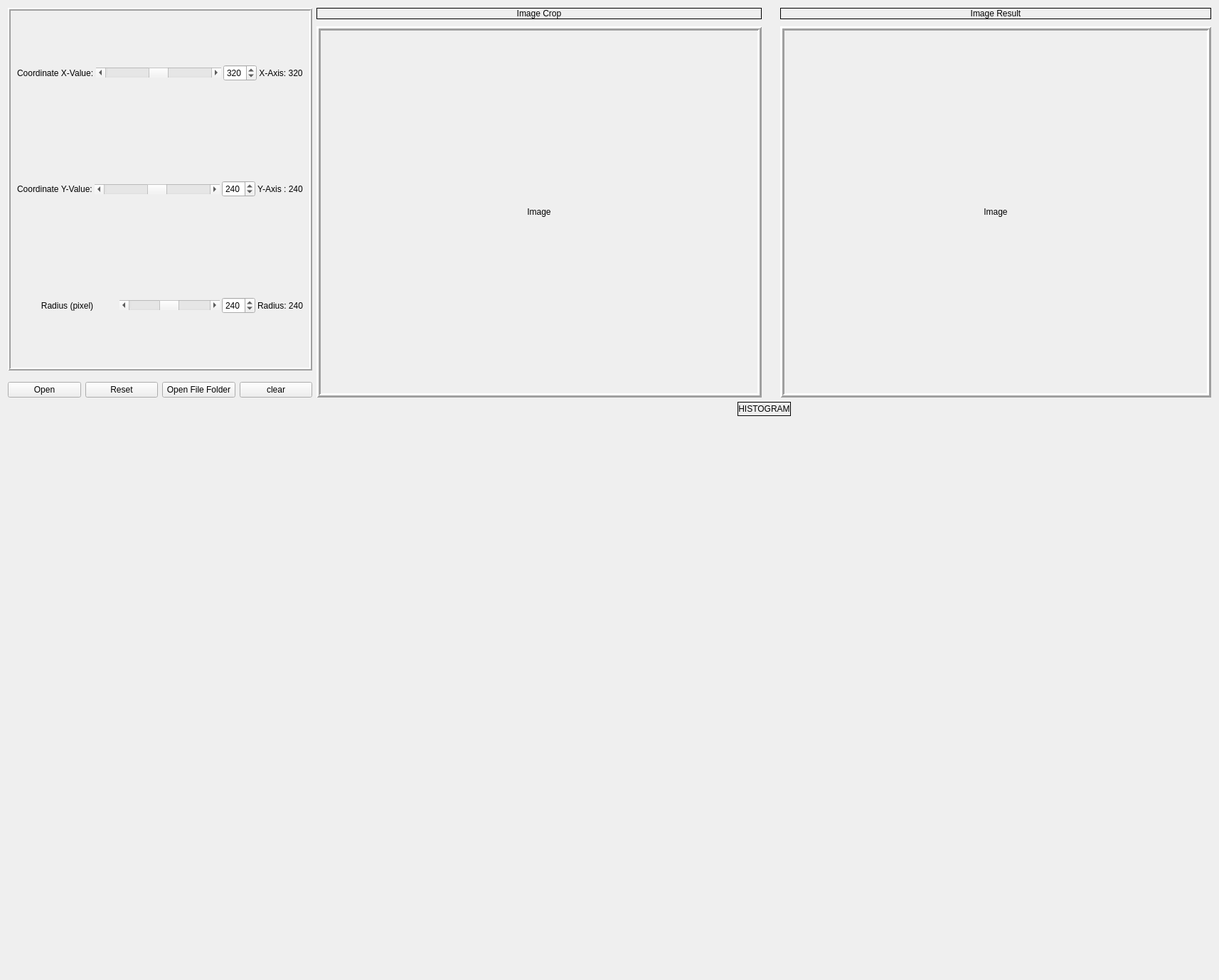
      <widget class="QWidget" name="tab_3">
       <attribute name="title">
        <string>Vision Analysis</string>
       </attribute>
       <layout class="QGridLayout" name="gridLayout_12">
        <item row="0" column="0">
         <layout class="QVBoxLayout" name="verticalLayout_3">
          <item>
           <widget class="QFrame" name="frame_2">
            <property name="frameShape">
             <enum>QFrame::Box</enum>
            </property>
            <property name="frameShadow">
             <enum>QFrame::Raised</enum>
            </property>
            <property name="lineWidth">
             <number>2</number>
            </property>
            <layout class="QGridLayout" name="gridLayout_2">
             <item row="0" column="0">
              <layout class="QHBoxLayout" name="horizontalLayout" stretch="0,1,0,0">
               <property name="spacing">
                <number>3</number>
               </property>
               <item>
                <widget class="QLabel" name="label_27">
                 <property name="text">
                  <string>Coordinate X-Value:</string>
                 </property>
                </widget>
               </item>
               <item>
                <widget class="QScrollBar" name="xValue">
                 <property name="minimum">
                  <number>1</number>
                 </property>
                 <property name="maximum">
                  <number>640</number>
                 </property>
                 <property name="sliderPosition">
                  <number>320</number>
                 </property>
                 <property name="orientation">
                  <enum>Qt::Horizontal</enum>
                 </property>
                </widget>
               </item>
               <item>
                <widget class="QSpinBox" name="x_spin">
                 <property name="minimum">
                  <number>1</number>
                 </property>
                 <property name="maximum">
                  <number>640</number>
                 </property>
                 <property name="stepType">
                  <enum>QAbstractSpinBox::DefaultStepType</enum>
                 </property>
                 <property name="value">
                  <number>320</number>
                 </property>
                </widget>
               </item>
               <item>
                <widget class="QLabel" name="value_x">
                 <property name="text">
                  <string>X-Axis: 320</string>
                 </property>
                 <property name="alignment">
                  <set>Qt::AlignCenter</set>
                 </property>
                </widget>
               </item>
              </layout>
             </item>
             <item row="1" column="0">
              <layout class="QHBoxLayout" name="horizontalLayout_2" stretch="0,1,0,0">
               <property name="spacing">
                <number>3</number>
               </property>
               <item>
                <widget class="QLabel" name="label_30">
                 <property name="text">
                  <string>Coordinate Y-Value:</string>
                 </property>
                </widget>
               </item>
               <item>
                <widget class="QScrollBar" name="yValue">
                 <property name="minimum">
                  <number>1</number>
                 </property>
                 <property name="maximum">
                  <number>480</number>
                 </property>
                 <property name="sliderPosition">
                  <number>240</number>
                 </property>
                 <property name="orientation">
                  <enum>Qt::Horizontal</enum>
                 </property>
                </widget>
               </item>
               <item>
                <widget class="QSpinBox" name="y_spin">
                 <property name="minimum">
                  <number>1</number>
                 </property>
                 <property name="maximum">
                  <number>480</number>
                 </property>
                 <property name="value">
                  <number>240</number>
                 </property>
                </widget>
               </item>
               <item>
                <widget class="QLabel" name="value_y">
                 <property name="text">
                  <string>Y-Axis : 240</string>
                 </property>
                 <property name="alignment">
                  <set>Qt::AlignCenter</set>
                 </property>
                </widget>
               </item>
              </layout>
             </item>
             <item row="2" column="0">
              <layout class="QHBoxLayout" name="horizontalLayout_3" stretch="1,1,0,0">
               <property name="spacing">
                <number>3</number>
               </property>
               <item>
                <widget class="QLabel" name="label_31">
                 <property name="text">
                  <string>Radius (pixel)</string>
                 </property>
                 <property name="textFormat">
                  <enum>Qt::PlainText</enum>
                 </property>
                 <property name="alignment">
                  <set>Qt::AlignCenter</set>
                 </property>
                </widget>
               </item>
               <item>
                <widget class="QScrollBar" name="radValue">
                 <property name="minimum">
                  <number>1</number>
                 </property>
                 <property name="maximum">
                  <number>480</number>
                 </property>
                 <property name="sliderPosition">
                  <number>240</number>
                 </property>
                 <property name="orientation">
                  <enum>Qt::Horizontal</enum>
                 </property>
                </widget>
               </item>
               <item>
                <widget class="QSpinBox" name="rad_spin">
                 <property name="buttonSymbols">
                  <enum>QAbstractSpinBox::UpDownArrows</enum>
                 </property>
                 <property name="accelerated">
                  <bool>false</bool>
                 </property>
                 <property name="showGroupSeparator" stdset="0">
                  <bool>false</bool>
                 </property>
                 <property name="minimum">
                  <number>1</number>
                 </property>
                 <property name="maximum">
                  <number>480</number>
                 </property>
                 <property name="value">
                  <number>240</number>
                 </property>
                </widget>
               </item>
               <item>
                <widget class="QLabel" name="value_rad">
                 <property name="text">
                  <string>Radius: 240</string>
                 </property>
                 <property name="alignment">
                  <set>Qt::AlignCenter</set>
                 </property>
                </widget>
               </item>
              </layout>
             </item>
            </layout>
           </widget>
          </item>
          <item>
           <spacer name="horizontalSpacer">
            <property name="orientation">
             <enum>Qt::Horizontal</enum>
            </property>
            <property name="sizeType">
             <enum>QSizePolicy::MinimumExpanding</enum>
            </property>
            <property name="sizeHint" stdset="0">
             <size>
              <width>428</width>
              <height>10</height>
             </size>
            </property>
           </spacer>
          </item>
          <item>
           <layout class="QHBoxLayout" name="horizontalLayout_4">
            <item>
             <widget class="QPushButton" name="openImage">
              <property name="text">
               <string>Open</string>
              </property>
             </widget>
            </item>
            <item>
             <widget class="QPushButton" name="openImage_3">
              <property name="text">
               <string>Reset</string>
              </property>
             </widget>
            </item>
            <item>
             <widget class="QPushButton" name="Folder">
              <property name="text">
               <string>Open File Folder</string>
              </property>
             </widget>
            </item>
            <item>
             <widget class="QPushButton" name="clearCropped_2">
              <property name="text">
               <string>clear</string>
              </property>
             </widget>
            </item>
           </layout>
          </item>
         </layout>
        </item>
        <item row="0" column="1">
         <layout class="QHBoxLayout" name="horizontalLayout_11">
          <item>
           <layout class="QVBoxLayout" name="verticalLayout">
            <item>
             <widget class="QLabel" name="label_20">
              <property name="frameShape">
               <enum>QFrame::Box</enum>
              </property>
              <property name="text">
               <string>Image Crop</string>
              </property>
              <property name="alignment">
               <set>Qt::AlignCenter</set>
              </property>
             </widget>
            </item>
            <item>
             <spacer name="horizontalSpacer_7">
              <property name="orientation">
               <enum>Qt::Horizontal</enum>
              </property>
              <property name="sizeHint" stdset="0">
               <size>
                <width>40</width>
                <height>4</height>
               </size>
              </property>
             </spacer>
            </item>
            <item>
             <widget class="QLabel" name="cropResult">
              <property name="sizePolicy">
               <sizepolicy hsizetype="Expanding" vsizetype="Expanding">
                <horstretch>0</horstretch>
                <verstretch>0</verstretch>
               </sizepolicy>
              </property>
              <property name="autoFillBackground">
               <bool>true</bool>
              </property>
              <property name="frameShape">
               <enum>QFrame::Box</enum>
              </property>
              <property name="frameShadow">
               <enum>QFrame::Raised</enum>
              </property>
              <property name="lineWidth">
               <number>3</number>
              </property>
              <property name="text">
               <string>Image</string>
              </property>
              <property name="alignment">
               <set>Qt::AlignCenter</set>
              </property>
             </widget>
            </item>
           </layout>
          </item>
          <item>
           <layout class="QHBoxLayout" name="horizontalLayout_10">
            <item>
             <spacer name="verticalSpacer_6">
              <property name="orientation">
               <enum>Qt::Vertical</enum>
              </property>
              <property name="sizeHint" stdset="0">
               <size>
                <width>20</width>
                <height>548</height>
               </size>
              </property>
             </spacer>
            </item>
            <item>
             <layout class="QVBoxLayout" name="verticalLayout_2">
              <item>
               <widget class="QLabel" name="label_21">
                <property name="frameShape">
                 <enum>QFrame::Box</enum>
                </property>
                <property name="text">
                 <string>Image Result</string>
                </property>
                <property name="alignment">
                 <set>Qt::AlignCenter</set>
                </property>
               </widget>
              </item>
              <item>
               <spacer name="horizontalSpacer_8">
                <property name="orientation">
                 <enum>Qt::Horizontal</enum>
                </property>
                <property name="sizeHint" stdset="0">
                 <size>
                  <width>40</width>
                  <height>4</height>
                 </size>
                </property>
               </spacer>
              </item>
              <item>
               <widget class="QLabel" name="cropShow_2">
                <property name="sizePolicy">
                 <sizepolicy hsizetype="Expanding" vsizetype="Expanding">
                  <horstretch>0</horstretch>
                  <verstretch>0</verstretch>
                 </sizepolicy>
                </property>
                <property name="autoFillBackground">
                 <bool>true</bool>
                </property>
                <property name="frameShape">
                 <enum>QFrame::Box</enum>
                </property>
                <property name="frameShadow">
                 <enum>QFrame::Raised</enum>
                </property>
                <property name="lineWidth">
                 <number>3</number>
                </property>
                <property name="text">
                 <string>Image</string>
                </property>
                <property name="alignment">
                 <set>Qt::AlignCenter</set>
                </property>
               </widget>
              </item>
             </layout>
            </item>
           </layout>
          </item>
         </layout>
        </item>
        <item row="1" column="1">
         <layout class="QVBoxLayout" name="verticalLayout_6">
          <item>
           <layout class="QVBoxLayout" name="verticalLayout_5">
            <item>
             <layout class="QHBoxLayout" name="horizontalLayout_9">
              <item>
               <spacer name="horizontalSpacer_4">
                <property name="orientation">
                 <enum>Qt::Horizontal</enum>
                </property>
                <property name="sizeHint" stdset="0">
                 <size>
                  <width>578</width>
                  <height>20</height>
                 </size>
                </property>
               </spacer>
              </item>
              <item>
               <widget class="QLabel" name="label_37">
                <property name="frameShape">
                 <enum>QFrame::Box</enum>
                </property>
                <property name="text">
                 <string>HISTOGRAM</string>
                </property>
                <property name="alignment">
                 <set>Qt::AlignCenter</set>
                </property>
               </widget>
              </item>
              <item>
               <spacer name="horizontalSpacer_3">
                <property name="orientation">
                 <enum>Qt::Horizontal</enum>
                </property>
                <property name="sizeHint" stdset="0">
                 <size>
                  <width>578</width>
                  <height>20</height>
                 </size>
                </property>
               </spacer>
              </item>
             </layout>
            </item>
            <item>
             <layout class="QVBoxLayout" name="verticalLayout_4">
              <item>
               <spacer name="horizontalSpacer_2">
                <property name="orientation">
                 <enum>Qt::Horizontal</enum>
                </property>
                <property name="sizeHint" stdset="0">
                 <size>
                  <width>1258</width>
                  <height>20</height>
                 </size>
                </property>
               </spacer>
              </item>
              <item>
               <spacer name="verticalSpacer_7">
                <property name="orientation">
                 <enum>Qt::Vertical</enum>
                </property>
                <property name="sizeHint" stdset="0">
                 <size>
                  <width>20</width>
                  <height>368</height>
                 </size>
                </property>
               </spacer>
              </item>
              <item>
               <spacer name="verticalSpacer_8">
                <property name="orientation">
                 <enum>Qt::Vertical</enum>
                </property>
                <property name="sizeHint" stdset="0">
                 <size>
                  <width>20</width>
                  <height>368</height>
                 </size>
                </property>
               </spacer>
              </item>
              <item>
               <widget class="MplWidget" name="MplWidget" native="true"/>
              </item>
              <item>
               <spacer name="horizontalSpacer_5">
                <property name="orientation">
                 <enum>Qt::Horizontal</enum>
                </property>
                <property name="sizeHint" stdset="0">
                 <size>
                  <width>1258</width>
                  <height>20</height>
                 </size>
                </property>
               </spacer>
              </item>
             </layout>
            </item>
           </layout>
          </item>
         </layout>
        </item>
       </layout>
      </widget>
